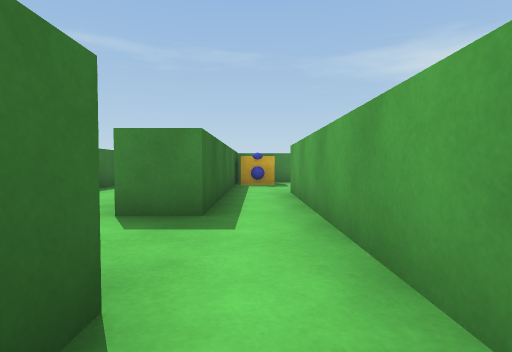
View 1 (above)

16 first-person views from a walk through a scene from a Unity 3-D project. The camera is 0.58 m above the floor, tilts 2° down and sees 80° across. The floor is counted in squares, 1 m on a side. Each view is taken from the middle of a square. On the plan, view 1 faces up. The plan holds only what a view shows up to about 9 squares ahead; the rest is blank.

View 2
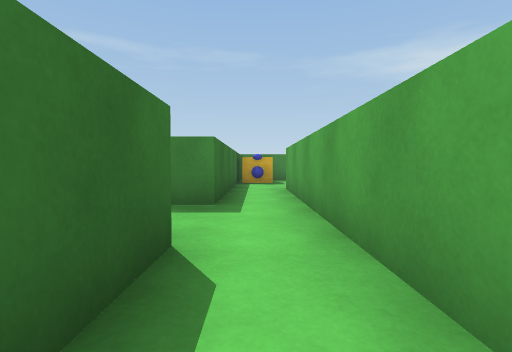

View 3
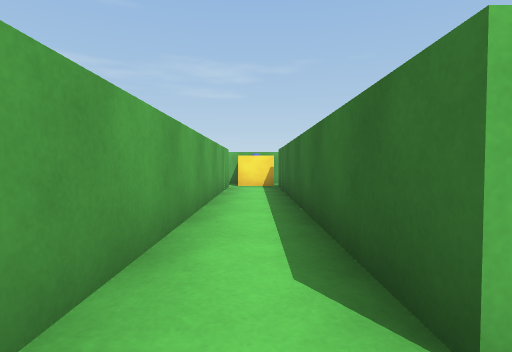

View 4
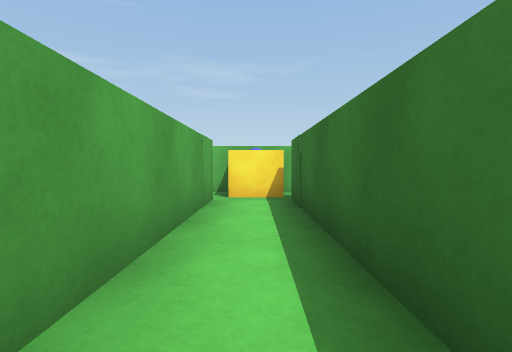

View 5
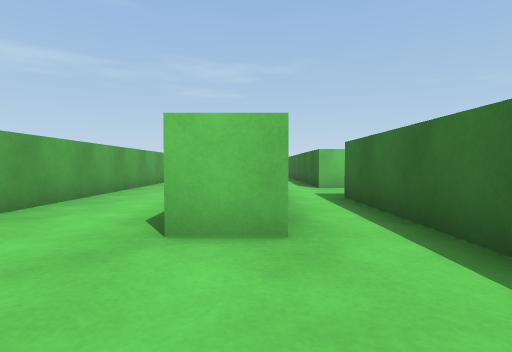

View 6
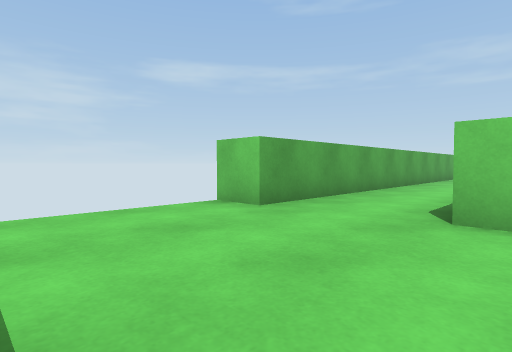

View 7
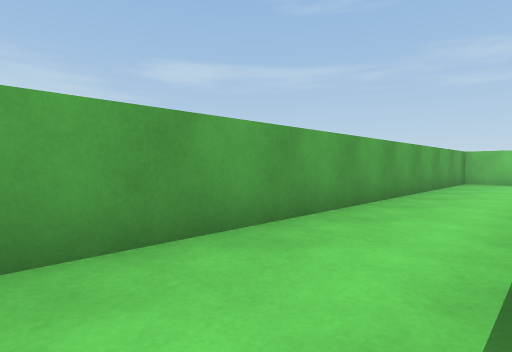

View 8
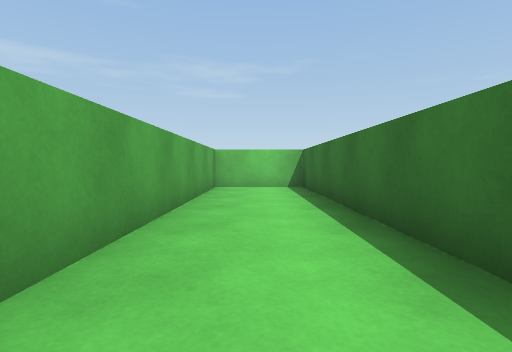

View 9
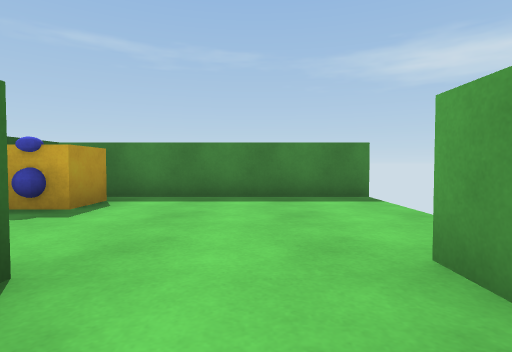

View 10
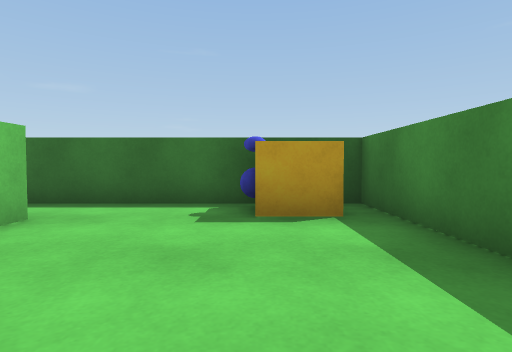

View 11
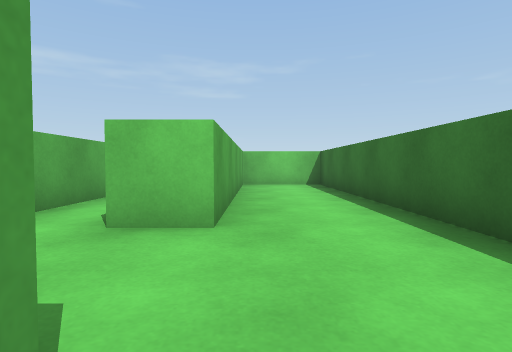

View 12
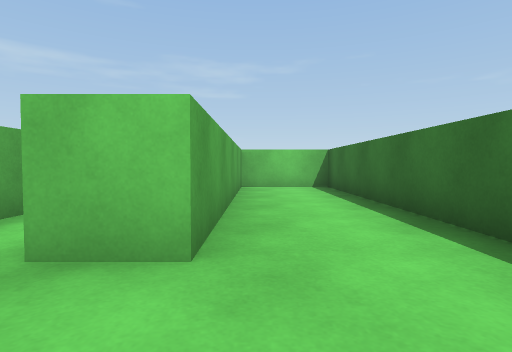

View 13
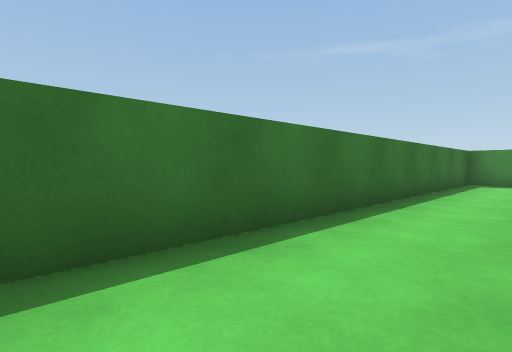

View 14
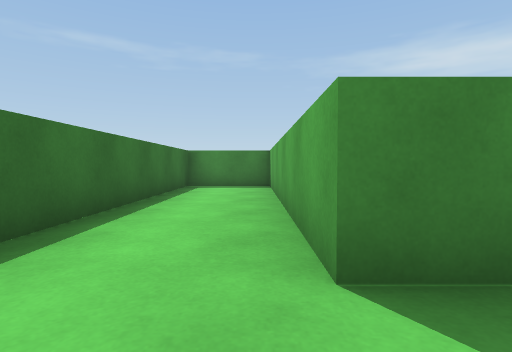

View 15
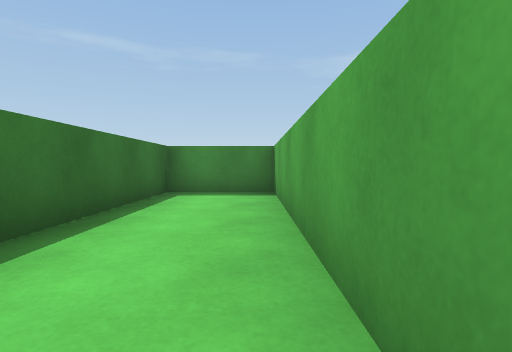

View 16
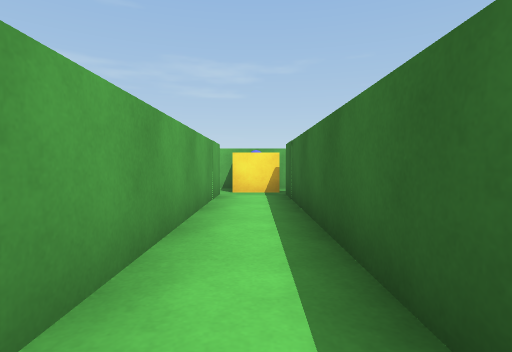

### Floor plan
Points are (right, up) in squares from view 1. A wall is a line through its corners. A room is listed if a view was taken in it or the views show most of it. See-through windows are left out.
Room 1 (views 1, 2, 3, 4, 16)
walls: (-1.6, 1.2) (-0.6, 1.2) (-0.6, -6.1); (0.7, -6.1) (0.7, 6.5); (-0.9, -7.7) (1, -7.7); (-0.6, 6.4) (-0.6, 3.5) (-1.6, 3.5)
ways out: opening at (0, 6) to room 2; opening at (-1, 2.5) to room 3
objects: other object (0, -7) to (1, -7)
Room 2 (views 5, 6, 7, 8, 9, 10)
walls: (0.7, 6.5) (1.7, 6.5); (1.7, 1.6) (1.7, -5.2) (4.1, -5.2) (4.1, 6.8) (5.1, 6.8); (5.1, 10.6) (-0.6, 10.6) (-0.6, 6.4)
ways out: opening at (0, 6) to room 1
objects: other object (0, 9) to (0, 10)
Room 3 (views 11, 12, 13, 14, 15)
walls: (-1.6, 3.5) (-1.6, 10.6) (-3.9, 10.6) (-3.9, -5.2) (-1.6, -5.2) (-1.6, 1.2)
ways out: opening at (-1, 2.5) to room 1

Positions as (right, up) in squares from view 1, and headings:
1: (0, 0), facing up
2: (0, -1), facing up
3: (0, 2), facing down
4: (0, -1), facing down
5: (1, 9), facing down
6: (1, 10), facing down-right
7: (2, 6), facing down-right
8: (3, 3), facing down
9: (3, 5), facing up
10: (4, 9), facing left
11: (-2, 4), facing down
12: (-2, 3), facing down
13: (-2, 0), facing up-left
14: (-2, 2), facing up
15: (-2, 4), facing up
16: (0, 0), facing down
